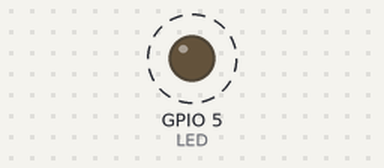
Simulated run of this sketch. Board: ESP32. Shown: output pins drawn as LEDs (lit = HIGH). Dashed ring = blinking.

Above: at 0.2 s.
Timing chart, 0 to 3.0 s (numbered marks = the images above):
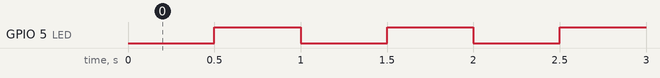

The sketch:

enroll.ino
```cpp
/*
 * https://circuits4you.com
 * ESP32 LED Blink Example
 * Board ESP23 DEVKIT V1
 *
 * ON Board LED GPIO 2
 */

#define LED 5

void setup() {
  // Set pin mode
  pinMode(LED,OUTPUT);
}

void loop() {
  delay(500);
  digitalWrite(LED,HIGH);
  delay(500);
  digitalWrite(LED,LOW);
}
```

Measured:
- by itself, GPIO 5 (LED): alternates HIGH for 0.50 s and LOW for 0.50 s
